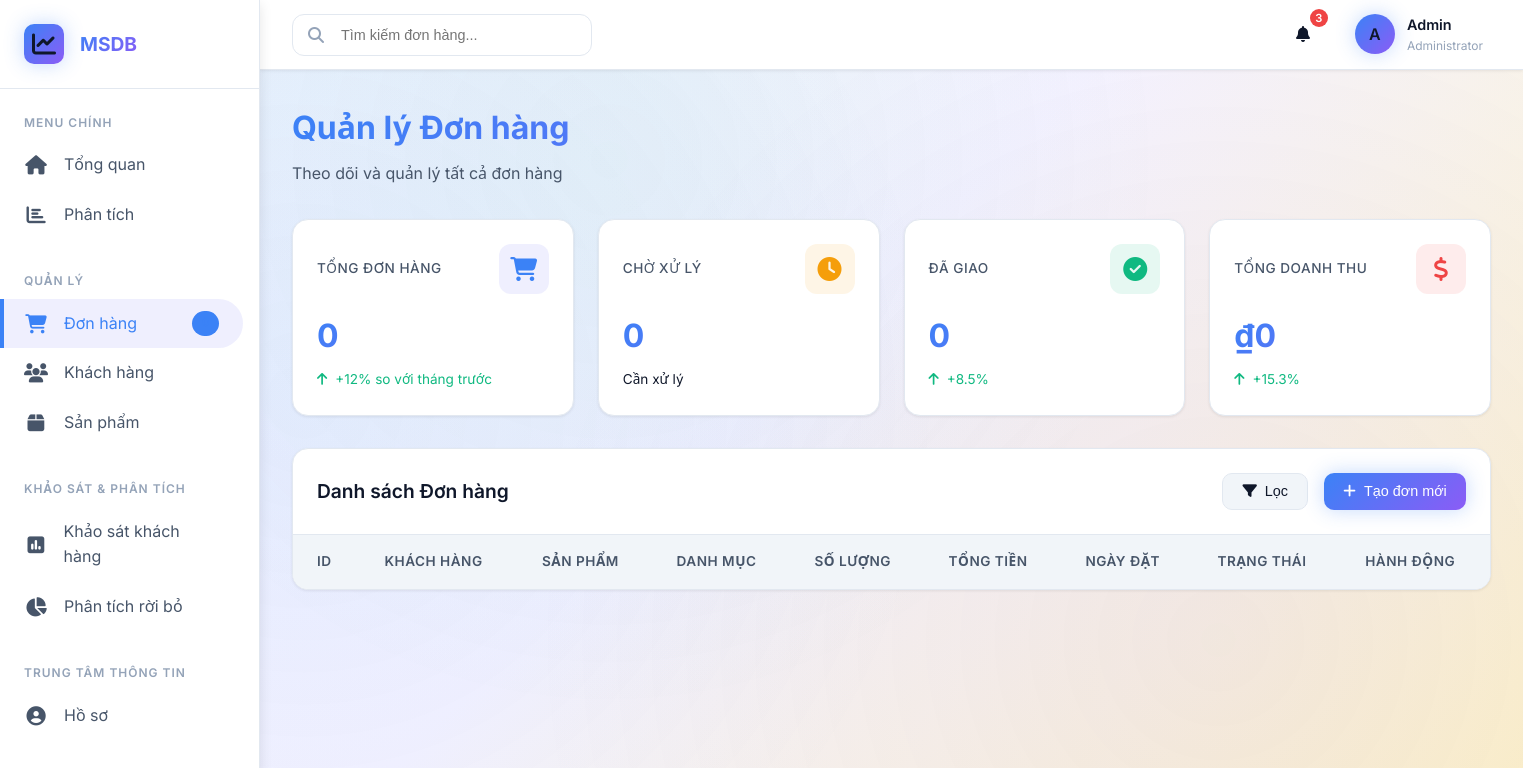
Page /orders.php on the earlier database version.
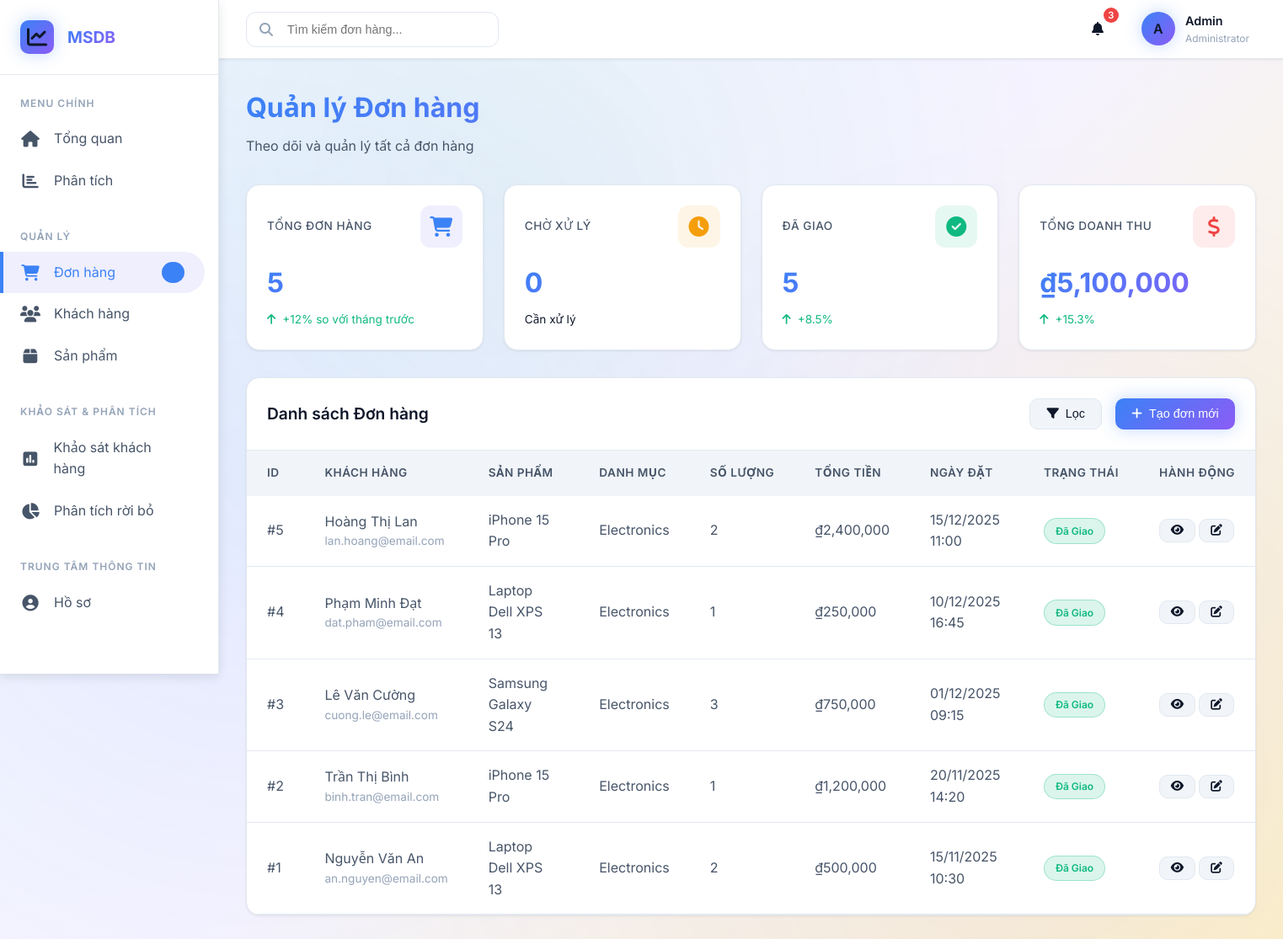
Same page on the later database version.
### tables this page shows
CREATE TABLE IF NOT EXISTS orders (
    id INT AUTO_INCREMENT PRIMARY KEY,
    customer_id INT,
    product_id INT,
    quantity INT NOT NULL,
    total_amount DECIMAL(10, 2) NOT NULL,
    order_date TIMESTAMP DEFAULT CURRENT_TIMESTAMP,
    status ENUM('pending', 'processing', 'shipped', 'delivered', 'cancelled') DEFAULT 'pending',
    shipping_address TEXT,
    notes TEXT,
    FOREIGN KEY (customer_id) REFERENCES customers(id) ON DELETE SET NULL,
    FOREIGN KEY (product_id) REFERENCES products(id) ON DELETE SET NULL
);

CREATE TABLE IF NOT EXISTS customers (
    id INT AUTO_INCREMENT PRIMARY KEY,
    full_name VARCHAR(100) NOT NULL,
    email VARCHAR(100) UNIQUE NOT NULL,
    phone VARCHAR(20),
    address TEXT,
    city VARCHAR(50),
    country VARCHAR(50) DEFAULT 'Vietnam',
    total_orders INT DEFAULT 0,
    total_spent DECIMAL(12, 2) DEFAULT 0,
    status ENUM('active', 'inactive') DEFAULT 'active',
    created_at TIMESTAMP DEFAULT CURRENT_TIMESTAMP,
    last_purchase_date TIMESTAMP NULL
);

CREATE TABLE IF NOT EXISTS products (
    id INT AUTO_INCREMENT PRIMARY KEY,
    product_name VARCHAR(100) NOT NULL,
    category VARCHAR(50),
    price DECIMAL(10, 2) NOT NULL,
    stock INT NOT NULL DEFAULT 0,
    description TEXT,
    image_url VARCHAR(255),
    status ENUM('active', 'inactive') DEFAULT 'active',
    created_at TIMESTAMP DEFAULT CURRENT_TIMESTAMP,
    updated_at TIMESTAMP DEFAULT CURRENT_TIMESTAMP ON UPDATE CURRENT_TIMESTAMP
);

### orders.php (the view, shortened to what the changed rows need)
<?php
require_once 'db.php';
try {
    $sql = "SELECT o.*, c.full_name as customer_name, c.email as customer_email,
                   p.product_name, p.category
            FROM orders o
            LEFT JOIN customers c ON o.customer_id = c.id
            LEFT JOIN products p ON o.product_id = p.id
            ORDER BY o.order_date DESC
            LIMIT 50";
    $stmt = $conn->query($sql);
    $orders = $stmt->fetchAll(PDO::FETCH_ASSOC);
    $stats_sql = "SELECT
        COUNT(*) as total_orders,
        SUM(CASE WHEN status = 'pending' THEN 1 ELSE 0 END) as pending_orders,
        SUM(CASE WHEN status = 'delivered' THEN 1 ELSE 0 END) as delivered_orders,
        SUM(total_amount) as total_revenue
        FROM orders";
    $stats = $conn->query($stats_sql)->fetch(PDO::FETCH_ASSOC);
} catch(PDOException $e) {
    $error = "Error: " . $e->getMessage();
}
?>
<!DOCTYPE html>
<html lang="vi">
<head>
    <link rel="stylesheet" href="css/style.css">
    <link rel="stylesheet" href="https://cdnjs.cloudflare.com/ajax/libs/font-awesome/6.4.0/css/all.min.css">
</head>
<body>
    <div class="dashboard-container">
        <main class="main-content">
            <div class="content">
                <div class="page-header">
                    <h1 class="page-title">Quản lý Đơn hàng</h1>
                </div>
                <div class="stats-grid">
                    <div class="stat-card fade-in">
                        <div class="stat-header"><div class="stat-title">Tổng đơn hàng</div><div class="stat-icon primary"><i class="fas fa-shopping-cart"></i></div></div>
                        <div class="stat-value"><?php echo number_format($stats['total_orders'] ?? 0); ?></div>
                        <div class="stat-change positive"><i class="fas fa-arrow-up"></i><span>+12% so với tháng trước</span></div>
                    </div>
                    <div class="stat-card fade-in-delay-2">
                        <div class="stat-header"><div class="stat-title">Đã giao</div><div class="stat-icon success"><i class="fas fa-check-circle"></i></div></div>
                        <div class="stat-value"><?php echo number_format($stats['delivered_orders'] ?? 0); ?></div>
                        <div class="stat-change positive"><i class="fas fa-arrow-up"></i><span>+8.5%</span></div>
                    </div>
                    <div class="stat-card fade-in-delay-3">
                        <div class="stat-header"><div class="stat-title">Tổng doanh thu</div><div class="stat-icon danger"><i class="fas fa-dollar-sign"></i></div></div>
                        <div class="stat-value">₫<?php echo number_format($stats['total_revenue'] ?? 0); ?></div>
                        <div class="stat-change positive"><i class="fas fa-arrow-up"></i><span>+15.3%</span></div>
                    </div>
                </div>
                <div class="table-card">
                    <div class="table-container">
                        <?php if (isset($error) && !isset($_SESSION['success'])): ?>
                            <div style="padding: 2rem; text-align: center; color: var(--danger);">
                                <i class="fas fa-exclamation-triangle" style="font-size: 3rem; margin-bottom: 1rem;"></i>
                                <p><?php echo htmlspecialchars($error); ?></p>
                            </div>
                        <?php else: ?>
                            <table>
                                <thead>
                                    <tr>
                                        <th>ID</th>
                                        <th>Khách hàng</th>
                                        <th>Sản phẩm</th>
                                        <th>Danh mục</th>
                                        <th>Số lượng</th>
                                        <th>Tổng tiền</th>
                                        <th>Ngày đặt</th>
                                        <th>Trạng thái</th>
                                        <th>Hành động</th>
                                    </tr>
                                </thead>
                                <tbody>
                                    <?php foreach ($orders as $order): ?>
                                        <tr>
                                            <td>#<?php echo $order['id']; ?></td>
                                            <td>
                                                <div><?php echo htmlspecialchars($order['customer_name'] ?? 'N/A'); ?></div>
                                                <div style="font-size: 0.85rem; color: var(--text-muted);">
                                                    <?php echo htmlspecialchars($order['customer_email'] ?? ''); ?>
                                                </div>
                                            </td>
                                            <td><?php echo htmlspecialchars($order['product_name'] ?? 'N/A'); ?></td>
                                            <td><?php echo htmlspecialchars($order['category'] ?? 'N/A'); ?></td>
                                            <td><?php echo number_format($order['quantity']); ?></td>
                                            <td>₫<?php echo number_format($order['total_amount']); ?></td>
                                            <td><?php echo date('d/m/Y H:i', strtotime($order['order_date'])); ?></td>
                                            <td>
                                                <?php
                                                $statusMap = [
                                                    'delivered' => ['completed', 'Đã giao'],
                                                    'pending'   => ['pending', 'Chờ xử lý'],
                                                    'processing'=> ['pending', 'Đang xử lý'],
                                                    'shipped'   => ['completed', 'Đang giao'],
                                                    'cancelled' => ['cancelled', 'Đã hủy']
                                                ];
                                                $s = $statusMap[$order['status']] ?? ['pending', 'Không xác định'];
                                                ?>
                                                <span class="status-badge <?php echo $s[0]; ?>"><?php echo $s[1]; ?></span>
                                            </td>
                                            <td>
                                                <button class="btn btn-secondary" style="padding: 0.4rem 0.8rem; font-size: 0.85rem;"><i class="fas fa-eye"></i></button>
                                                <button class="btn btn-secondary" style="padding: 0.4rem 0.8rem; font-size: 0.85rem;"><i class="fas fa-edit"></i></button>
                                            </td>
                                        </tr>
                                    <?php endforeach; ?>
                                </tbody>
                            </table>
                        <?php endif; ?>
                    </div>
                </div>
            </div>
        </main>
    </div>
</body>
</html>

Differences in the rows shown:
added orders: id "5", customer.full_name "Hoàng Thị Lan", customer.email "lan.hoang@email.com", product.product_name "iPhone 15 Pro", product.category "Electronics", quantity "2", total_amount "2,400,000", order_date "15/12/2025 11:00", status "Đã Giao"
added orders: id "4", customer.full_name "Phạm Minh Đạt", customer.email "dat.pham@email.com", product.product_name "Laptop Dell XPS 13", product.category "Electronics", quantity "1", total_amount "250,000", order_date "10/12/2025 16:45", status "Đã Giao"
added orders: id "3", customer.full_name "Lê Văn Cường", customer.email "cuong.le@email.com", product.product_name "Samsung Galaxy S24", product.category "Electronics", quantity "3", total_amount "750,000", order_date "01/12/2025 09:15", status "Đã Giao"
added orders: id "2", customer.full_name "Trần Thị Bình", customer.email "binh.tran@email.com", product.product_name "iPhone 15 Pro", product.category "Electronics", quantity "1", total_amount "1,200,000", order_date "20/11/2025 14:20", status "Đã Giao"
added orders: id "1", customer.full_name "Nguyễn Văn An", customer.email "an.nguyen@email.com", product.product_name "Laptop Dell XPS 13", product.category "Electronics", quantity "2", total_amount "500,000", order_date "15/11/2025 10:30", status "Đã Giao"
Other differences:
$stats['total_orders']: "0" → "5"
$stats['delivered_orders']: "0" → "5"
$stats['total_revenue']: "0" → "5,100,000"
